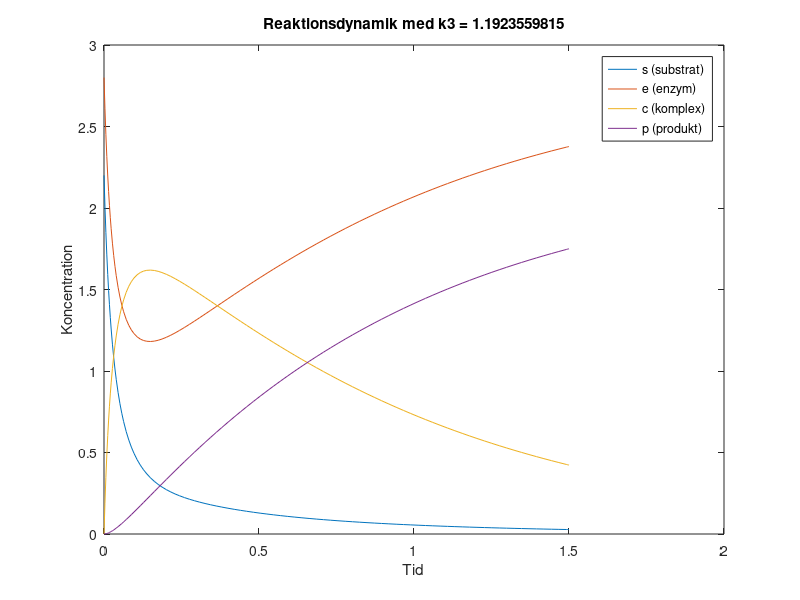

Write the MATLAB code that produced this figure.
function lab2Q8()
    % Givna parametrar
    s0 = 2.2;   % Begynnelsenivå för substratet
    e0 = 2.8;   % Begynnelsenivå för enzymet
    k1 = 11;    % Reaktionshastighetskonstant k1
    k2 = 1.6;   % Reaktionshastighetskonstant k2
    target_p = 1.75;  % Målkonsentration av p vid tid 1.5
    t_target = 1.5;   % Målpunkt

    % Initial gissning för k3
    k3_initial_guess = 0.5;

    % Toleransvärden att testa
    tolerances = [1e-4, 1e-8, 1e-12];
    k3_values = zeros(size(tolerances));
    k3_errors = zeros(size(tolerances));

    % Beräkna k3 för varje toleransvärde
    for i = 1:length(tolerances)
        options = optimset('TolX', tolerances(i));  % Sätt toleransnivå
        k3_values(i) = fzero(@(k3) objectiveFunction(k3, s0, e0, k1, k2, t_target, target_p), k3_initial_guess, options);
        fprintf('Uppskattat värde av k3 för tolerans %.0e: %.10f\n', tolerances(i), k3_values(i));
    end

    % Beräkna skillnaden mellan resultaten för olika toleranser
    for i = 2:length(tolerances)
        k3_errors(i) = abs(k3_values(i) - k3_values(i-1));
        fprintf('Skillnad i k3 mellan tolerans %.0e och %.0e: %.10f\n', tolerances(i), tolerances(i-1), k3_errors(i));
    end

    % Lös systemet med det beräknade k3 för den finaste toleransen och plotta resultaten
    [t, y] = solveSystem(s0, e0, k1, k2, k3_values(end));
    figure;
    plot(t, y);
    xlabel('Tid');
    ylabel('Koncentration');
    legend('s (substrat)', 'e (enzym)', 'c (komplex)', 'p (produkt)', 'Location', 'Best');
    title(sprintf('Reaktionsdynamik med k3 = %.10f', k3_values(end)));

    % Intern funktion för att lösa med ODE
    function [t, y] = solveSystem(s0, e0, k1, k2, k3)
        initial_conditions = [s0, e0, 0, 0];  % Initiala villkor för s, e, c, p
        % Använd ode45 för att lösa differentialekvationerna för reaktionen över tiden
        [t, y] = ode45(@(t, y) reaction_ode(t, y, k1, k2, k3), [0 t_target], initial_conditions);
    end

    % Intern funktion för ODE
    function dydt = reaction_ode(t, y, k1, k2, k3)
        s = y(1);
        e = y(2);
        c = y(3);
        p = y(4);
        dsdt = -k1 * s * e + k2 * c;
        dedt = -k1 * s * e + k2 * c + k3 * c;
        dcdt = k1 * s * e - k2 * c - k3 * c;
        dpdt = k3 * c;
        % Samlar derivatorna i en vektor för att returnera till ODE-solver
        dydt = [dsdt; dedt; dcdt; dpdt];
    end

    % Målfunktion för att hitta rätt k3
    function error = objectiveFunction(k3, s0, e0, k1, k2, t_target, target_p)
        % Löser ODE-systemet med aktuella parametervärden
        [t, y] = solveSystem(s0, e0, k1, k2, k3);
        % Interpolera datan för att få produktens koncentration vid t_target
        p_at_t_target = interp1(t, y(:,4), t_target);  % Linjär interpolation
        % Beräkna skillnaden mellan beräknad produktkoncentration och målvärdet
        error = p_at_t_target - target_p;  % Beräknar fel
    end
end
